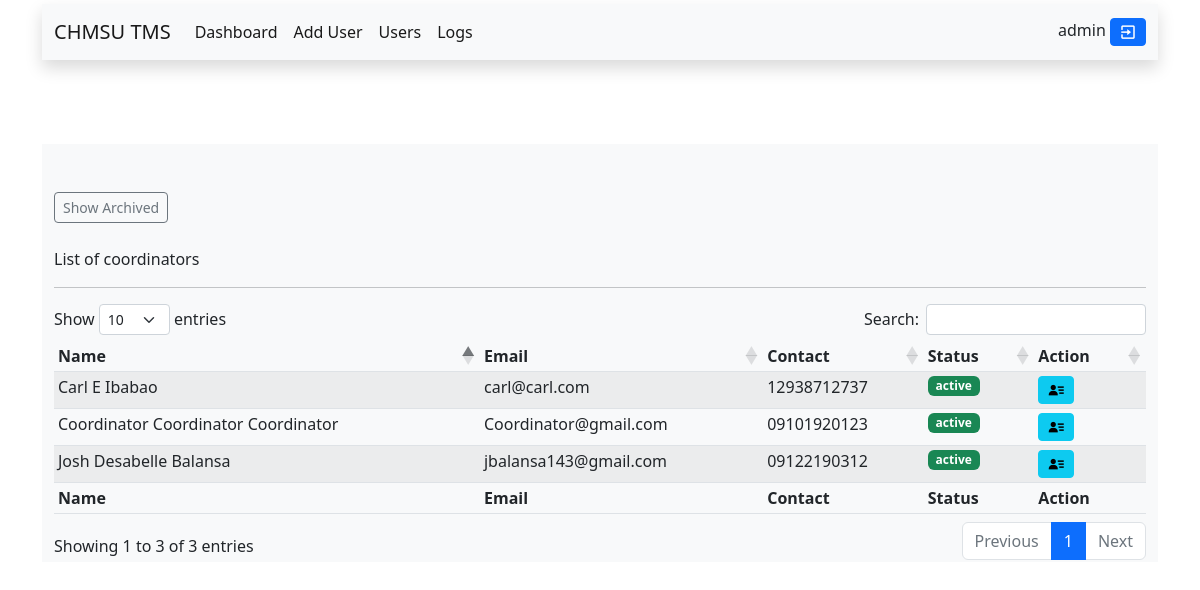
The page /system_admin/users.php (signed in) on the database as committed earlier.
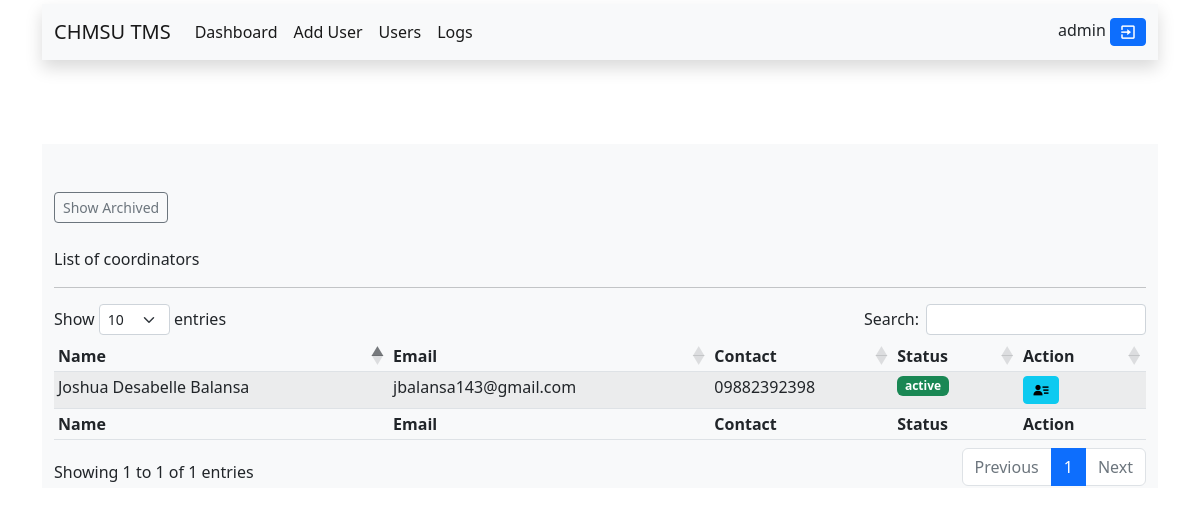
The same page on the database as committed later.
### tables this page shows
CREATE TABLE `coordinators` (
  `id` int(11) NOT NULL,
  `first_name` varchar(255) NOT NULL,
  `middle_name` varchar(255) NOT NULL,
  `last_name` varchar(255) NOT NULL,
  `email` varchar(255) NOT NULL,
  `contact` varchar(255) NOT NULL,
  `status` varchar(20) NOT NULL DEFAULT 'active',
  `user_id` int(11) NOT NULL
);

### system_admin/users.php (the view, shortened to what this page needs)
<?php
if (isset($_SESSION["id"])) :
    include("../connections.php");
    include("fetch.php");
?>
    <!DOCTYPE html>
    <html lang="en">
    <head>
        <link rel="stylesheet" href="../plugins/bootstrap/css/bootstrap.min.css">
    </head>
    <body>
        <div class="container">
            <?php
            @include("inc/top_nav.php");
            ?>
            <br>
            <link rel="stylesheet" href="https://cdn.datatables.net/1.12.1/css/dataTables.bootstrap5.min.css">
            <div class="container bg-light" style="margin-top: 60px;">
                <br>
                <br>
                <a href="archive.php" class="btn-sm btn btn-outline-secondary">Show Archived</a>
                <br>
                <br>
                <p>List of coordinators</p>
                <hr>
                <table id="fetch_result" class="table-sm table table-striped">
                    <thead>
                        <tr>
                            <th>Name</th>
                            <th>Email</th>
                            <th>Contact</th>
                            <th>Status</th>
                            <th>Action</th>
                        </tr>
                    </thead>
                    <tbody>
                        <?php
                        $view_query = mysqli_query($connections, "SELECT * FROM coordinators WHERE status='active'");
                        while ($row = mysqli_fetch_assoc($view_query)) :
                            $db_first_name = $row["first_name"];
                            $db_middle_name = $row["middle_name"];
                            $db_last_name = $row["last_name"];
                            $db_email = $row["email"];
                            $db_status = $row["status"];
                            $db_contact = $row["contact"];
                            $db_fullname = $db_first_name . " " . $db_middle_name . " " . $db_last_name;
                        ?>
                            <tr>
                                <td><?php echo $db_fullname ?></td>
                                <td><?php echo $db_email ?></td>
                                <td><?php echo $db_contact ?></td>
                                <td><span class="badge text-bg-success"><?php echo $db_status ?></span></td>
                                <td colspan='3'>
                                    <a href='process.php?view=<?php echo $row['id'] ?>' name='btnAccept' class='btn-sm btn btn-info'>
                                        <i class='bx bxs-user-detail'></i></a>
                                </td>
                            </tr>
                        <?php endwhile; ?>
                    </tbody>
                    <tfoot>
                        <tr>
                            <th>Name</th>
                            <th>Email</th>
                            <th>Contact</th>
                            <th>Status</th>
                            <th>Action</th>
                        </tr>
                    </tfoot>
                </table>
            </div>
        </div>
    </body>
    </html>
<?php
else :
    @include "../error.php";
endif;
?>

Rows that differ between the two databases and show on the page:
removed coordinators: db_fullname "Carl E Ibabao", email "carl@carl.com", contact "12938712737", status "active"
removed coordinators: db_fullname "Josh Desabelle Balansa", email "jbalansa143@gmail.com", contact "09122190312", status "active"
removed coordinators: db_fullname "Coordinator Coordinator Coordinator", email "Coordinator@gmail.com", contact "09101920123", status "active"
added coordinators: db_fullname "Joshua Desabelle Balansa", email "jbalansa143@gmail.com", contact "09882392398", status "active"
Other text that changed with them:
text written by a page script: "Show entries Search: Showing 1 to 3 of 3 entries Previous 1 Next" → "Show entries Search: Showing 1 to 1 of 1 entries Previous 1 Next"
